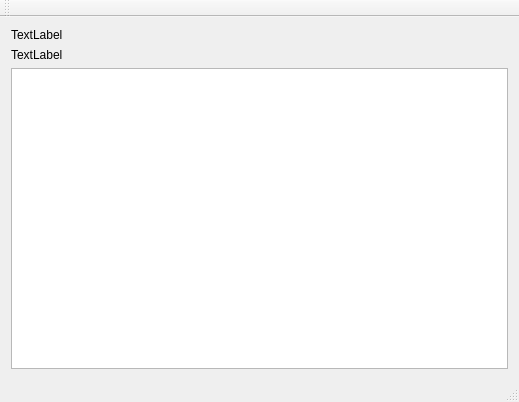
<?xml version="1.0" encoding="UTF-8"?>
<ui version="4.0">
 <class>MainWindow</class>
 <widget class="QMainWindow" name="MainWindow">
  <property name="geometry">
   <rect>
    <x>0</x>
    <y>0</y>
    <width>519</width>
    <height>402</height>
   </rect>
  </property>
  <property name="windowTitle">
   <string>MainWindow</string>
  </property>
  <widget class="QWidget" name="centralWidget">
   <layout class="QVBoxLayout" name="verticalLayout">
    <item>
     <widget class="QLabel" name="labViewSize">
      <property name="text">
       <string>TextLabel</string>
      </property>
     </widget>
    </item>
    <item>
     <widget class="QLabel" name="LabSceneRect">
      <property name="text">
       <string>TextLabel</string>
      </property>
     </widget>
    </item>
    <item>
     <widget class="QWGraphicsView" name="view"/>
    </item>
   </layout>
  </widget>
  <widget class="QMenuBar" name="menuBar">
   <property name="geometry">
    <rect>
     <x>0</x>
     <y>0</y>
     <width>519</width>
     <height>23</height>
    </rect>
   </property>
  </widget>
  <widget class="QToolBar" name="mainToolBar">
   <attribute name="toolBarArea">
    <enum>TopToolBarArea</enum>
   </attribute>
   <attribute name="toolBarBreak">
    <bool>false</bool>
   </attribute>
  </widget>
  <widget class="QStatusBar" name="statusBar"/>
 </widget>
 <layoutdefault spacing="6" margin="11"/>
 <customwidgets>
  <customwidget>
   <class>QWGraphicsView</class>
   <extends>QGraphicsView</extends>
   <header location="global">qwgraphicsview.h</header>
  </customwidget>
 </customwidgets>
 <resources/>
 <connections/>
</ui>
